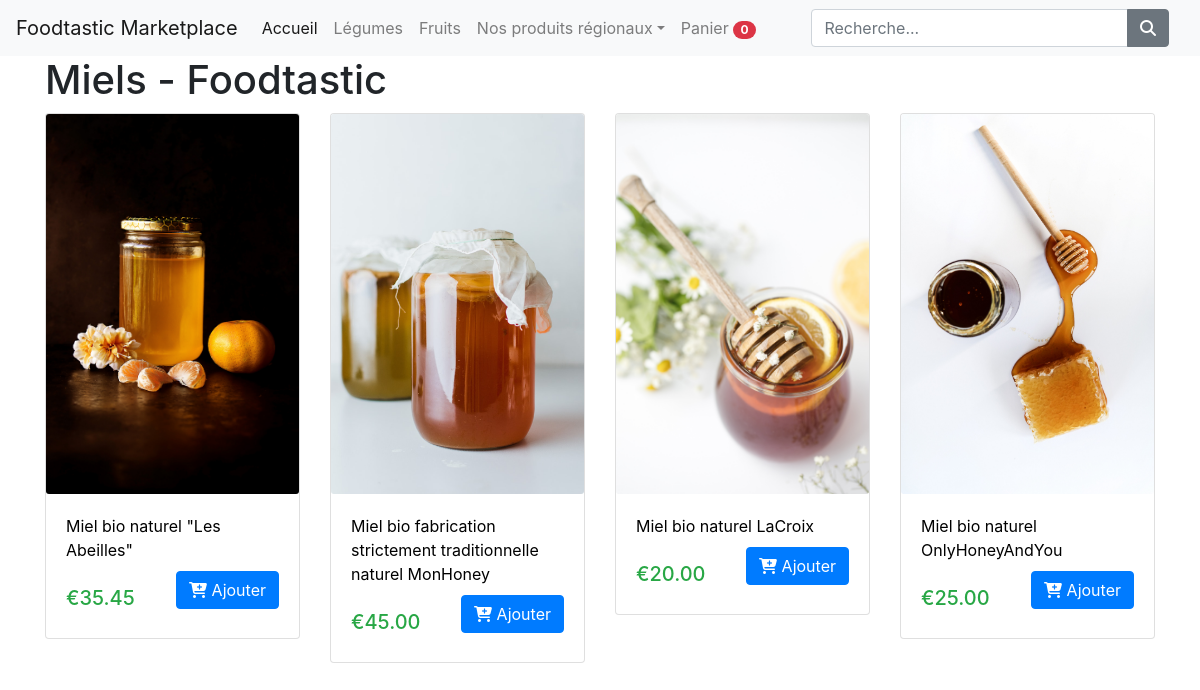
The app's page /miels.php with its own data.
### tables this page shows
CREATE TABLE `images_produits` (
  `id` int(11) NOT NULL,
  `produit_id` int(11) NOT NULL,
  `nomimgprod` varchar(512) NOT NULL,
  `datecrea` datetime NOT NULL,
  `datemodif` timestamp NOT NULL DEFAULT CURRENT_TIMESTAMP ON UPDATE CURRENT_TIMESTAMP
);

CREATE TABLE `produits` (
  `id` int(11) NOT NULL,
  `nomprod` varchar(512) NOT NULL,
  `description` mediumtext NOT NULL,
  `prixprod` decimal(10,2) NOT NULL,
  `id_categorie` int(11) NOT NULL,
  `nom_categorie` varchar(512) NOT NULL,
  `datecrea` datetime NOT NULL,
  `datemodif` timestamp NOT NULL DEFAULT CURRENT_TIMESTAMP
);

### decl_var_produits.php (called while the page is built, shortened)
<?php
include_once "objets/Produit.php";
include_once "objets/ImageProduit.php";
$bdd = new Bdd();
$db = $bdd->connectoBdd();
$produit = new Produit($db);
$image_produit = new ImageProduit($db);
$page = isset($_GET['page']) ? $_GET['page'] : 1;
$articles_par_page = 8;
$num_article = ($articles_par_page * $page) - $articles_par_page;
  ?>

### objets/Produit.php (called while the page is built, shortened)
<?php
class Produit {
    private $conn;
    private $nom_table = "produits";
    public function __construct($db) {
        $this->conn = $db;
    }
    private function lireParCategorie($id_categorie) {
        $req = "SELECT id, nomprod, description, prixprod, id_categorie, nom_categorie
                FROM " . $this->nom_table . "
                WHERE id_categorie = ?";
        $decl = $this->conn->prepare($req);
        $decl->bindParam(1, $id_categorie, PDO::PARAM_INT);
        $decl->execute();
        return $decl;
    }
    function lireParCategorieMiel() {
        return $this->lireParCategorie(13);
    }
}

### miels.php (called while the page is built, shortened)
<?php
include 'decl_var_produits.php';
include 'market_header.php';
include 'affiche_miels.php';
include 'market_footer.php';
?>

### objets/ImageProduit.php (called while the page is built, shortened)
<?php
class ImageProduit {
    private $conn;
    private string $nom_table = "images_produits";
    public $produit_id;
    public function __construct($db) {
        $this->conn = $db;
    }
    function readFirst() {
        $req = "SELECT id, produit_id, nomimgprod
                FROM " . $this->nom_table . "
                WHERE produit_id = ?
                ORDER BY nomimgprod DESC
                LIMIT 0, 1";
        $decl = $this->conn->prepare($req);
        $this->produit_id = htmlspecialchars(strip_tags($this->produit_id));
        $decl->bindParam(1, $this->produit_id, PDO::PARAM_INT);
        $decl->execute();
        return $decl;
    }
}

### nos_miels.php (the view, shortened to what this page needs)
<?php
while ($ligne = $decl->fetch(PDO::FETCH_ASSOC)){
    extract($ligne);
    echo "<div class='col-lg-3 mb-3'>";
        echo "<a href='Produit.php?id={$id}' class='lien-produit'>";
            $image_produit->produit_id=$id;
            $decl_image_produit=$image_produit->readFirst();
            while ($ligne_image_produit = $decl_image_produit->fetch(PDO::FETCH_ASSOC)){
                echo "<div class='card'>";
        echo "<img src='uploads/images/{$ligne_image_produit['nomimgprod']}' class='card-img' />";
        echo "<div class='card-body'>";
            echo "<p class='card-text nom-produit'>
            {$nomprod}
        </p>";
echo "</a>";
        echo "<div class='buy d-flex justify-content-between align-items-center'>";
            echo "<div class='price text-success'>";
                echo "<h5 class='mt-4'>&#8364;" . number_format($prixprod, 2, '.', ',') . "</h5>";
            echo "</div>";
            if(array_key_exists($id, $_SESSION['panier'])){
                echo "<a href='panier.php' class='btn btn-success btn-pill'> <i class='fas fa-shopping-cart'></i>
                    Panier
                </a>";
            }else{
                echo "<a href='ajouter_au_panier.php?id={$id}&page={$page}' class='btn btn-primary btn-pill'> <i class='fas fa-cart-plus'></i> Ajouter</a>";
            }
          echo "</div>";
        echo "</div>";
 echo "</div>";
  echo "</div>";
            }
}
?>

### css/market.css (style rules this page uses)
.lien-produit { color:#000000; }

### records on screen
images_produits: nomimgprod (picture), produit.nomprod "Miel bio naturel \"Les Abeilles\"", produit.prixprod "35.45"
images_produits: nomimgprod (picture), produit.nomprod "Miel bio fabrication strictement traditionnelle naturel MonHoney", produit.prixprod "45.00"
images_produits: nomimgprod (picture), produit.nomprod "Miel bio naturel LaCroix", produit.prixprod "20.00"
images_produits: nomimgprod (picture), produit.nomprod "Miel bio naturel OnlyHoneyAndYou", produit.prixprod "25.00"

### other values on screen
$compte_panier "0"
$titre_page "Miels - Foodtastic"
